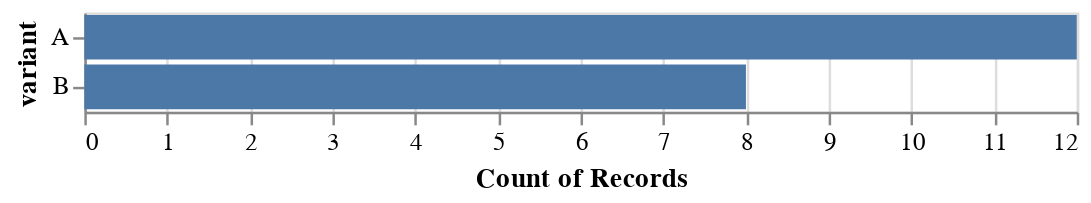

The notebook cell saved with this chart:
### Code cell
df_br_zero = df_br[df_br[REVENUE]==0]
print('Number of zero records for Booking Requests: {}'.format(len(df_br_zero)))
alt.Chart(df_br_zero).mark_bar().encode(
    x=alt.X('count({})'.format(VARIANT)),
    y=alt.Y(VARIANT)
)

### Figure 1 — Vega-Lite specification as saved in the notebook (floating-point values rounded to 4 significant figures)
{"config": {"view": {"continuousWidth": 400, "continuousHeight": 300}}, "data": {"name": "data-79711b62b07c916f56997c5655ff5a20"}, "mark": "bar", "encoding": {"x": {"type": "nominal", "aggregate": "count", "field": "variant"}, "y": {"type": "nominal", "field": "variant"}}, "$schema": "https://vega.github.io/schema/vega-lite/v4.8.1.json", "datasets": {"data-79711b62b07c916f56997c5655ff5a20": [{"datetime": "2021-08-02 02:28:12", "user_id": "928239809", "variant": "A", "city": "rome", "event_type": "booking_request", "revenue": 0.0}, {"datetime": "2021-08-06 12:18:19", "user_id": "171967803", "variant": "B", "city": "madrid", "event_type": "booking_request", "revenue": 0.0}, {"datetime": "2021-08-06 23:12:29", "user_id": "840649054", "variant": "B", "city": "rome", "event_type": "booking_request", "revenue": 0.0}, {"datetime": "2021-08-07 06:04:53", "user_id": "471152165", "variant": "B", "city": "london", "event_type": "booking_request", "revenue": 0.0}, {"datetime": "2021-08-07 18:27:00", "user_id": "317599998", "variant": "B", "city": "rome", "event_type": "booking_request", "revenue": 0.0}, {"datetime": "2021-08-08 14:50:01", "user_id": "177906501", "variant": "A", "city": "madrid", "event_type": "booking_request", "revenue": 0.0}, {"datetime": "2021-08-13 07:15:43", "user_id": "636429536", "variant": "B", "city": "rome", "event_type": "booking_request", "revenue": 0.0}, {"datetime": "2021-08-14 13:35:33", "user_id": "466668256", "variant": "B", "city": "madrid", "event_type": "booking_request", "revenue": 0.0}, {"datetime": "2021-08-15 13:43:38", "user_id": "337493785", "variant": "A", "city": "rome", "event_type": "booking_request", "revenue": 0.0}, {"datetime": "2021-08-15 15:40:38", "user_id": "518840046", "variant": "B", "city": "madrid", "event_type": "booking_request", "revenue": 0.0}, {"datetime": "2021-08-15 18:55:56", "user_id": "102074242", "variant": "A", "city": "rome", "event_type": "booking_request", "revenue": 0.0}, {"datetime": "2021-08-16 19:47:59", "user_id": "110856760", "variant": "A", "city": "madrid", "event_type": "booking_request", "revenue": 0.0}, {"datetime": "2021-08-17 15:14:21", "user_id": "203762851", "variant": "A", "city": "madrid", "event_type": "booking_request", "revenue": 0.0}, {"datetime": "2021-08-19 14:46:37", "user_id": "475204413", "variant": "A", "city": "rome", "event_type": "booking_request", "revenue": 0.0}, {"datetime": "2021-08-20 06:28:27", "user_id": "499654148", "variant": "A", "city": "rome", "event_type": "booking_request", "revenue": 0.0}, {"datetime": "2021-08-20 16:00:57", "user_id": "274798652", "variant": "A", "city": "madrid", "event_type": "booking_request", "revenue": 0.0}, {"datetime": "2021-08-21 06:49:06", "user_id": "288863072", "variant": "A", "city": "london", "event_type": "booking_request", "revenue": 0.0}, {"datetime": "2021-08-23 18:53:13", "user_id": "202912284", "variant": "A", "city": "madrid", "event_type": "booking_request", "revenue": 0.0}, {"datetime": "2021-08-24 20:46:40", "user_id": "796347065", "variant": "A", "city": "madrid", "event_type": "booking_request", "revenue": 0.0}, {"datetime": "2021-08-25 16:50:08", "user_id": "809185781", "variant": "B", "city": "rome", "event_type": "booking_request", "revenue": 0.0}]}}
